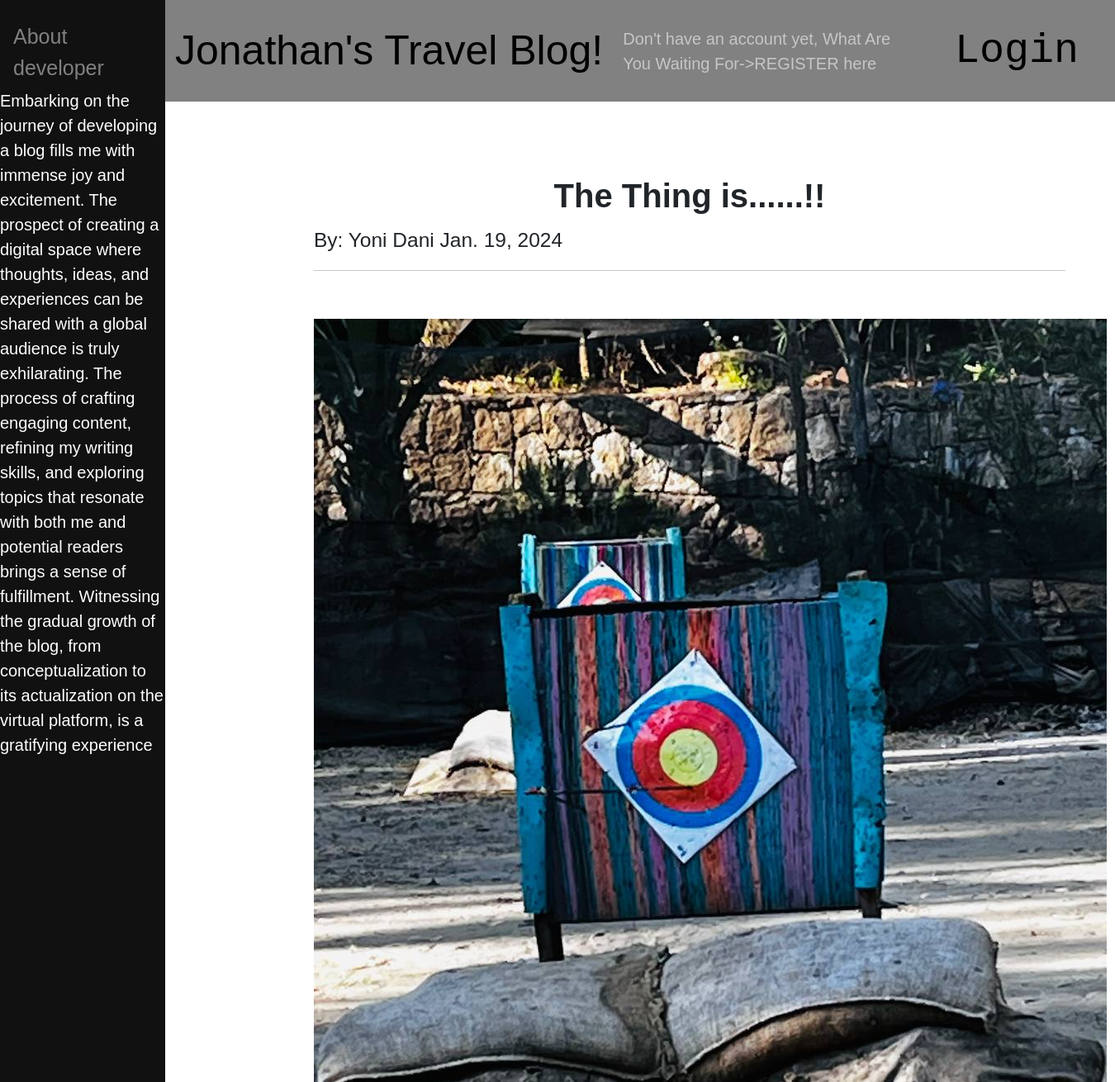
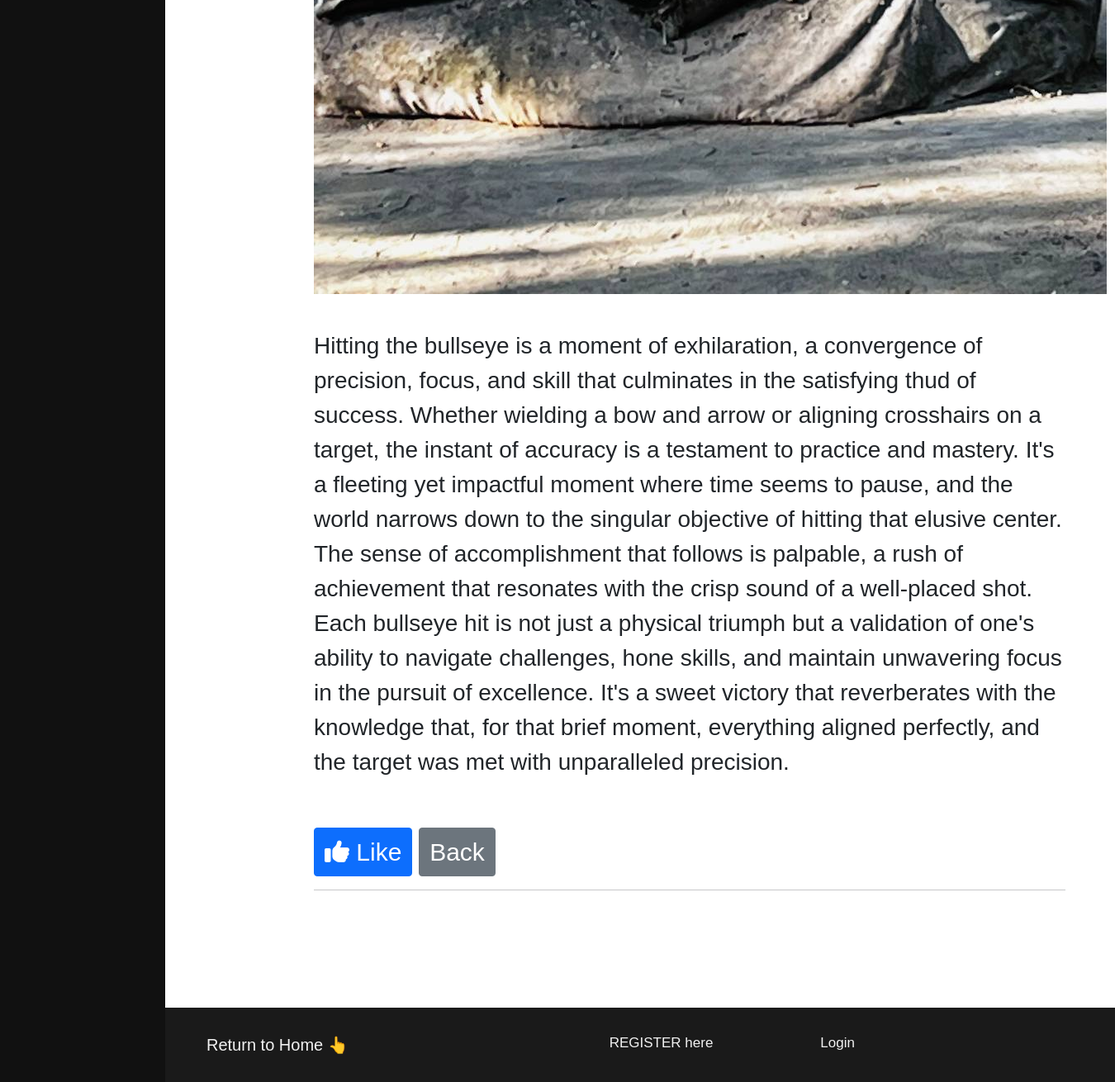
The app's page /article/2 with its own data (2 pictures, top to bottom).
### blog/models.py (models this page shows, shortened)
class Post(models.Model):
    title = models.CharField(max_length=255)
    header_image = models.ImageField(null=True, blank=True, upload_to="images/")
    title_tag = models.CharField(max_length=255)
    author = models.ForeignKey(User, on_delete=models.CASCADE)
    body = RichTextField(blank=True, null=True)
    post_date = models.DateField(auto_now_add=True)

### blog/views.py (the view)
# urls.py: path('article/<int:pk>', Article.as_view(), name="article_detail"),
class Article(DetailView):
    model = Post
    template_name = "Articles_details.html"

### blog/templates/Articles_details.html (shortened to what this page needs)
{% extends 'base.html' %}
{% block content %}
 <h1><b> {{post.title}}!! </b></h1>
    <small>By: {{ post.author.first_name }}
        {{ post.author.last_name }}
        {{ post.post_date }}
        </small>
<hr>
{% if post.header_image %}
<img src="{{ post.header_image.url }}">
{% endif %}
<br/><br/>
<body>
{{post.body|safe}}
   </body>
<br/>
  <button class="btn btn-block btn-primary" style="font-size: 30px"><i class="fa fa-thumbs-up"></i> Like</button>
<a href="{%url 'home' %}" class="btn btn-secondary" style="font-size: 30px">Back</a>
<hr> <br/> <br/> <br/>
{% endblock %}

### blog/templates/base.html (style rules this page uses)
h1 { text-align: center; }

### blog/templates/Articles_details.html (style rules this page uses)
h1 { text-align: center; }
body { margin: 0; font-size: 20px; font-family: Arial, Helvetica, sans-serif; }

### records on screen
Post: title "The Thing is......", author.first_name "Yoni", author.last_name "Dani", post_date "Jan. 19, 2024", header_image (picture), body "Hitting the bullseye is a moment of exhilaration, a convergence of precision, focus, and skill that culminates in the satisfying thud of success. Whether wielding a bow and arrow or aligning crosshairs on a target, the instant of accuracy is a testament to practice and mastery. It's a fleeting yet impactful moment where time seems to pause, and the world narrows down to the singular objective of hitting that elusive center. The sense of accomplishment that follows is palpable, a rush of achievement that resonates with the crisp sound of a well-placed shot. Each bullseye hit is not just a physical triumph but a validation of one's ability to navigate challenges, hone skills, and maintain…"
